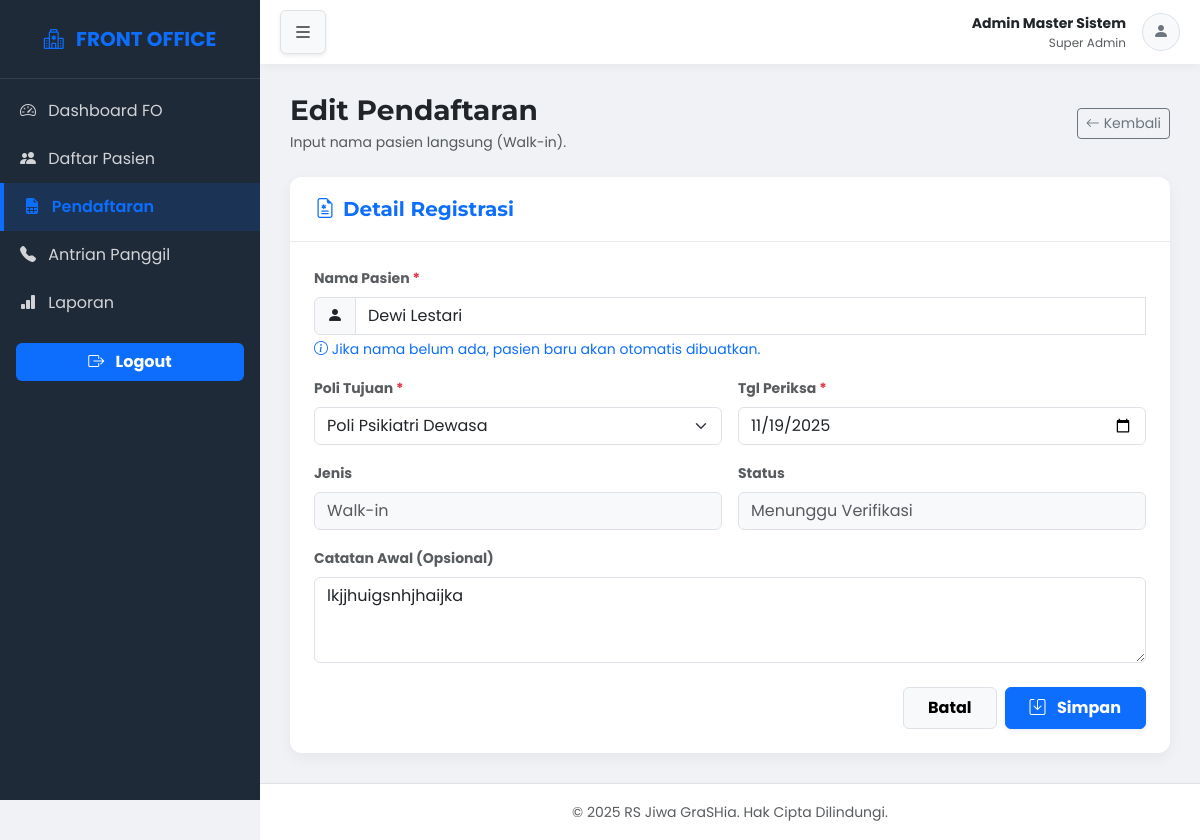
Screenshot of /pendaftaran_form.php?id=9 (signed in) with the database file from the repository.
### tables this page shows
CREATE TABLE `pendaftaran` (
  `pendaftaran_id` int(11) NOT NULL,
  `pasien_id` int(11) NOT NULL,
  `poli_id` int(11) NOT NULL,
  `tgl_rencana_periksa` date NOT NULL,
  `jenis_pendaftaran` enum('Online','Walk-in') NOT NULL,
  `status_pendaftaran` enum('Menunggu Verifikasi','Terverifikasi','Dibatalkan','Selesai') NOT NULL,
  `tgl_waktu_input` datetime NOT NULL,
  `catatan_awal` text DEFAULT NULL
);

CREATE TABLE `pasien` (
  `pasien_id` int(11) NOT NULL,
  `no_rekam_medis` varchar(15) DEFAULT NULL,
  `nik` varchar(16) NOT NULL,
  `nama_lengkap` varchar(100) NOT NULL,
  `tgl_lahir` date NOT NULL,
  `jenis_kelamin` enum('Laki-laki','Perempuan') NOT NULL,
  `alamat` text DEFAULT NULL,
  `no_hp` varchar(15) DEFAULT NULL,
  `email` varchar(100) DEFAULT NULL,
  `tgl_daftar` datetime NOT NULL
);

CREATE TABLE `poli` (
  `poli_id` int(11) NOT NULL,
  `nama_poli` varchar(50) NOT NULL,
  `kode_antrian` varchar(5) NOT NULL DEFAULT 'Z',
  `deskripsi` text DEFAULT NULL
);

### pendaftaran_form.php (the view, shortened to what this page needs)
<?php
include "koneksi.php";
$nama_lengkap_admin = htmlspecialchars($_SESSION['nama_lengkap'] ?? 'User');
$role_admin = htmlspecialchars($_SESSION['role'] ?? 'Guest');
$current_file = 'pendaftaran_list.php';
$pendaftaran_id = isset($_GET['id']) ? (int)$_GET['id'] : 0;
$pendaftaran_data = [];
$mode = $pendaftaran_id > 0 ? 'Edit' : 'Input';
$nama_pasien_edit = "";
$menu_items = [
    [ 'title' => 'Dashboard FO', 'icon' => 'bi-speedometer2', 'link' => 'frontoffice_dashboard.php' ],
    [ 'title' => 'Daftar Pasien', 'icon' => 'bi-people-fill', 'link' => 'pasien_list.php' ],
    [ 'title' => 'Pendaftaran', 'icon' => 'bi-file-earmark-spreadsheet-fill', 'link' => 'pendaftaran_list.php' ],
    [ 'title' => 'Antrian Panggil', 'icon' => 'bi-telephone-fill', 'link' => 'antrian_call.php' ],
    [ 'title' => 'Laporan', 'icon' => 'bi-bar-chart-fill', 'link' => 'report.php' ],
];
$poli_list = [];
$sql_poli = "SELECT poli_id, nama_poli FROM poli ORDER BY nama_poli";
$result_poli = mysqli_query($conn, $sql_poli);
if ($result_poli) {
    while($row = mysqli_fetch_assoc($result_poli)) {
        $poli_list[] = $row;
    }
}
if ($mode === 'Edit') {
    $sql = "SELECT p.*, ps.nama_lengkap
            FROM pendaftaran p
            JOIN pasien ps ON p.pasien_id = ps.pasien_id
            WHERE p.pendaftaran_id = $pendaftaran_id";
    $result = mysqli_query($conn, $sql);
    if ($result && mysqli_num_rows($result) == 1) {
        $pendaftaran_data = mysqli_fetch_assoc($result);
        $nama_pasien_edit = $pendaftaran_data['nama_lengkap'];
    } else {
        $error_message = "Data Pendaftaran tidak ditemukan.";
        $pendaftaran_id = 0;
        $mode = 'Input';
    }
}
?>
<!DOCTYPE html>
<html lang="id">
<head>
    <link href="https://cdn.jsdelivr.net/npm/bootstrap@5.3.3/dist/css/bootstrap.min.css" rel="stylesheet">
    <link rel="stylesheet" href="https://cdn.jsdelivr.net/npm/bootstrap-icons@1.11.3/font/bootstrap-icons.min.css">
</head>
<body>
<div id="wrapper">
    <div id="sidebar-wrapper">
        <div class="sidebar-heading">
            <i class="bi bi-hospital me-2"></i> FRONT OFFICE
        </div>
        <div class="list-group list-group-flush mt-2">
            <?php foreach ($menu_items as $item):
                $active_class = ($item['link'] == $current_file) ? 'active-menu' : '';
            ?>
                <a href="<?php echo $item['link']; ?>" class="list-group-item list-group-item-action <?php echo $active_class; ?>">
                    <i class="bi <?php echo $item['icon']; ?> me-2"></i> <?php echo $item['title']; ?>
                </a>
            <?php endforeach; ?>
        </div>
        <div class="mt-auto p-3 mb-3">
             <a class="btn w-100 fw-bold" href="logout.php" style="background-color: var(--primary-highlight); color: white;">
                 <i class="bi bi-box-arrow-right me-2"></i> Logout
             </a>
        </div>
    </div>
    <div id="page-content-wrapper">
        <nav class="navbar navbar-expand-lg navbar-light navbar-top sticky-top">
            <div class="container-fluid px-0">
                <button class="btn btn-light border shadow-sm" id="sidebarToggle">
                    <i class="bi bi-list fs-5"></i>
                </button>
                <div class="ms-auto d-flex align-items-center">
                    <div class="d-none d-md-block text-end me-3">
                        <span class="d-block fw-bold small text-dark"><?php echo $nama_lengkap_admin; ?></span>
                        <span class="d-block text-muted" style="font-size: 0.75rem;"><?php echo $role_admin; ?></span>
                    </div>
                    <div class="bg-light rounded-circle d-flex align-items-center justify-content-center border" style="width: 38px; height: 38px;">
                        <i class="bi bi-person-fill text-secondary"></i>
                    </div>
                </div>
            </div>
        </nav>
        <div class="main-content">
            <div class="d-flex justify-content-between align-items-center mb-4">
                <div>
                    <h3 class="fw-bold text-dark mb-1"><?php echo $mode; ?> Pendaftaran</h3>
                    <p class="text-muted small mb-0">Input nama pasien langsung (Walk-in).</p>
                </div>
                <a href="pendaftaran_list.php" class="btn btn-outline-secondary btn-sm d-flex align-items-center">
                    <i class="bi bi-arrow-left me-1"></i> Kembali
                </a>
            </div>
            <div class="card card-custom">
                <div class="card-header-custom">
                    <h5 class="mb-0 fw-bold text-primary"><i class="bi bi-file-earmark-medical me-2"></i>Detail Registrasi</h5>
                </div>
                <div class="card-body p-4">
                    <form method="post" action="<?php echo htmlspecialchars($_SERVER["PHP_SELF"]);?>">
                        <div class="mb-3">
                            <label for="nama_pasien" class="form-label fw-bold small text-muted">Nama Pasien <span class="text-danger">*</span></label>
                            <div class="input-group">
                                <span class="input-group-text bg-light"><i class="bi bi-person-fill"></i></span>
                                <input type="text" class="form-control" name="nama_pasien" id="nama_pasien"
                                       list="pasien_suggestions"
                                       placeholder="Ketik nama pasien..."
                                       value="<?php echo htmlspecialchars($nama_pasien_edit); ?>"
                                       required autocomplete="off">
                            </div>
                            <div class="form-text small text-primary">
                                <i class="bi bi-info-circle"></i> Jika nama belum ada, pasien baru akan otomatis dibuatkan.
                            </div>
                        </div>
                        <div class="row g-3">
                            <div class="col-md-6 mb-3">
                                <label for="poli_id" class="form-label fw-bold small text-muted">Poli Tujuan <span class="text-danger">*</span></label>
                                <select name="poli_id" id="poli_id" class="form-select" required>
                                    <?php
                                    $current_poli_id = $pendaftaran_data['poli_id'] ?? '';
                                    foreach($poli_list as $poli):
                                    ?>
                                        <option value="<?php echo $poli['poli_id']; ?>"
                                            <?php echo $current_poli_id == $poli['poli_id'] ? 'selected' : ''; ?>>
                                            <?php echo htmlspecialchars($poli['nama_poli']); ?>
                                        </option>
                                    <?php endforeach; ?>
                                </select>
                            </div>
                            <div class="col-md-6 mb-3">
                                <label for="tgl_rencana_periksa" class="form-label fw-bold small text-muted">Tgl Periksa <span class="text-danger">*</span></label>
                                <input type="date" class="form-control" id="tgl_rencana_periksa" name="tgl_rencana_periksa"
                                    value="<?php echo htmlspecialchars($pendaftaran_data['tgl_rencana_periksa'] ?? date('Y-m-d')); ?>" required>
                            </div>
                        </div>
                        <div class="row g-3">
                            <div class="col-md-6 mb-3">
                                <label for="jenis_pendaftaran" class="form-label fw-bold small text-muted">Jenis</label>
                                <input type="text" class="form-control bg-light text-muted" value="Walk-in" readonly>
                            </div>
                            <div class="col-md-6 mb-3">
                                <label for="status_pendaftaran" class="form-label fw-bold small text-muted">Status</label>
                                <input type="text" class="form-control bg-light text-muted" value="Menunggu Verifikasi" readonly>
                            </div>
                        </div>
                        <div class="mb-4">
                            <label for="catatan_awal" class="form-label fw-bold small text-muted">Catatan Awal (Opsional)</label>
                            <textarea class="form-control" id="catatan_awal" name="catatan_awal" rows="3" placeholder="Keluhan singkat..."><?php echo htmlspecialchars($pendaftaran_data['catatan_awal'] ?? ''); ?></textarea>
                        </div>
                        <div class="d-grid gap-2 d-md-flex justify-content-md-end">
                            <a href="pendaftaran_list.php" class="btn btn-light border fw-bold py-2 px-4">Batal</a>
                            <button type="submit" class="btn btn-primary fw-bold py-2 px-4 shadow-sm">
                                <i class="bi bi-save me-2"></i> Simpan
                            </button>
                        </div>
                    </form>
                </div>
            </div>
        </div>
        <footer class="mt-auto py-3 bg-white text-center border-top">
            <span class="text-muted small">&copy; <?php echo date("Y"); ?> RS Jiwa GraSHia. Hak Cipta Dilindungi.</span>
        </footer>
    </div>
</div>
</body>
</html>

### pendaftaran_form.php (style rules this page uses)
:root { --sidebar-width: 260px; --sidebar-bg: #1f2a38; --sidebar-color: #f8f9fa; --primary-highlight: #0d6efd; --main-font: 'Poppins', sans-serif; --heading-font: 'Montserrat', sans-serif; }
body { background-color: #f0f2f5; font-family: var(--main-font); overflow-x: hidden; }
h1, h2, h3, h4, h5 { font-family: var(--heading-font); }
#wrapper { display: flex; width: 100%; align-items: stretch; transition: all 0.3s; }
#sidebar-wrapper { min-width: var(--sidebar-width); max-width: var(--sidebar-width); background: var(--sidebar-bg); color: var(--sidebar-color); transition: all 0.3s; position: fixed; height: 100vh; z-index: 1050; left: calc(var(--sidebar-width) * -1); overflow-y: auto; }
#page-content-wrapper { width: 100%; min-height: 100vh; transition: all 0.3s; display: flex; flex-direction: column; }
@media (min-width: 992px) { #sidebar-wrapper { left: 0; } }
@media (min-width: 992px) { #page-content-wrapper { margin-left: var(--sidebar-width); } }
.sidebar-heading { padding: 1.5rem 1rem; font-size: 1.25rem; color: var(--primary-highlight); border-bottom: 1px solid rgba(255, 255, 255, 0.1); font-weight: 700; text-align: center; }
.list-group-item { background: transparent; color: rgba(255,255,255,0.8); border: none; padding: 12px 20px; }
.list-group-item.active-menu { background: rgba(13, 110, 253, 0.15); color: var(--primary-highlight); border-left: 4px solid var(--primary-highlight); font-weight: 600; }
.navbar-top { background-color: white !important; box-shadow: 0 2px 10px rgba(0,0,0,.05); padding: 10px 20px; z-index: 1020; }
.main-content { padding: 20px; }
@media (min-width: 768px) { .main-content { padding: 30px; } }
.card-custom { border: none; border-radius: 12px; box-shadow: 0 5px 15px rgba(0,0,0,0.05); background-color: white; }
.card-header-custom { background-color: white; border-bottom: 1px solid #e9ecef; padding: 20px 25px; border-radius: 12px 12px 0 0 !important; }

### rows the page displays
pendaftaran: nama_pasien "Dewi Lestari", poli_id "Poli Psikiatri Dewasa", tgl_rencana_periksa "11/19/2025", catatan_awal "lkjjhuigsnhjhaijka"

### other values shown
$item['title'] "Dashboard FO"
$item['title'] "Daftar Pasien"
$item['title'] "Pendaftaran"
$item['title'] "Antrian Panggil"
$item['title'] "Laporan"
$nama_lengkap_admin "Admin Master Sistem"
$role_admin "Super Admin"
$mode "Edit"
